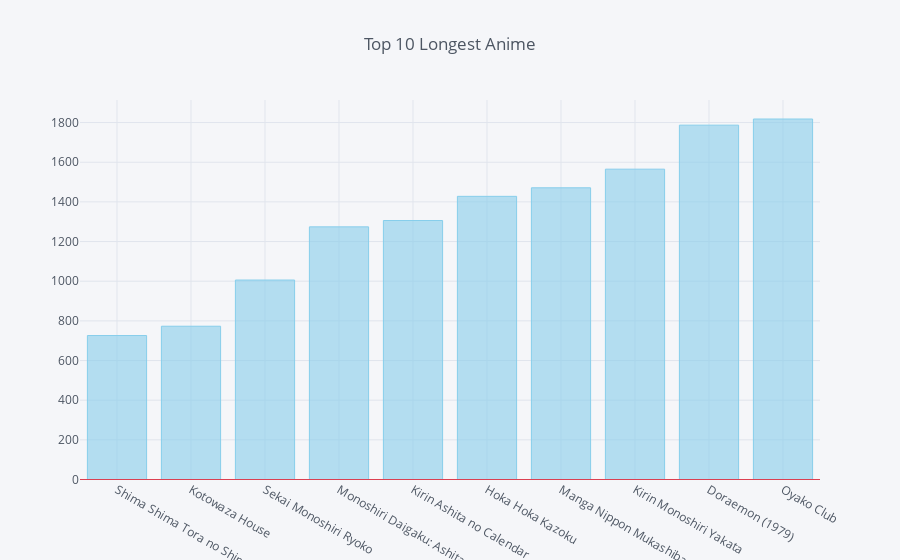

The code cell stored with this chart in its notebook:
### Markdown cell above
## Univariate analysis

### Code cell
import cufflinks as cf; cf.go_offline()
import matplotlib.pyplot as plt
top_episodes = anime_df.episodes.replace("Unknown", np.nan).astype("float64").sort_values(ascending = False)[:10].tolist()
top_episodes_anime = anime_df.loc[anime_df.episodes.replace("Unknown", np.nan).astype("float64").sort_values(ascending = False)[:10].index]["name"].tolist()
top_ep_an = pd.DataFrame({"episodes":top_episodes[::-1]},index = top_episodes_anime[::-1])
top_ep_an.iplot(kind='bar', title = 'Top 10 Longest Anime', hline=(0), color = ['skyblue'])

### Figure 1 — Plotly figure (JSON) as saved in the notebook; plotly's stock layout.template omitted (floating-point values rounded to 4 significant figures)
{"data": [{"marker": {"color": "rgba(135, 206, 235, 0.6)", "line": {"color": "rgba(135, 206, 235, 1.0)", "width": 1}}, "name": "episodes", "orientation": "v", "text": "", "type": "bar", "x": ["Shima Shima Tora no Shimajirou", "Kotowaza House", "Sekai Monoshiri Ryoko", "Monoshiri Daigaku: Ashita no Calendar", "Kirin Ashita no Calendar", "Hoka Hoka Kazoku", "Manga Nippon Mukashibanashi (1976)", "Kirin Monoshiri Yakata", "Doraemon (1979)", "Oyako Club"], "y": [726, 773, 1006, 1274, 1306, 1428, 1471, 1565, 1787, 1818]}], "layout": {"autosize": true, "legend": {"bgcolor": "#F5F6F9", "font": {"color": "#4D5663"}}, "paper_bgcolor": "#F5F6F9", "plot_bgcolor": "#F5F6F9", "shapes": [{"line": {"color": "#db4052", "dash": "solid", "width": 1}, "type": "line", "x0": 0, "x1": 1, "xref": "paper", "y0": 0, "y1": 0, "yref": "y"}], "title": {"font": {"color": "#4D5663"}, "text": "Top 10 Longest Anime"}, "xaxis": {"autorange": true, "gridcolor": "#E1E5ED", "range": [-0.5, 9.5], "showgrid": true, "tickfont": {"color": "#4D5663"}, "title": {"font": {"color": "#4D5663"}, "text": ""}, "type": "category", "zerolinecolor": "#E1E5ED"}, "yaxis": {"autorange": true, "gridcolor": "#E1E5ED", "range": [-5.331, 1914.0], "showgrid": true, "tickfont": {"color": "#4D5663"}, "title": {"font": {"color": "#4D5663"}, "text": ""}, "type": "linear", "zerolinecolor": "#E1E5ED"}}}
